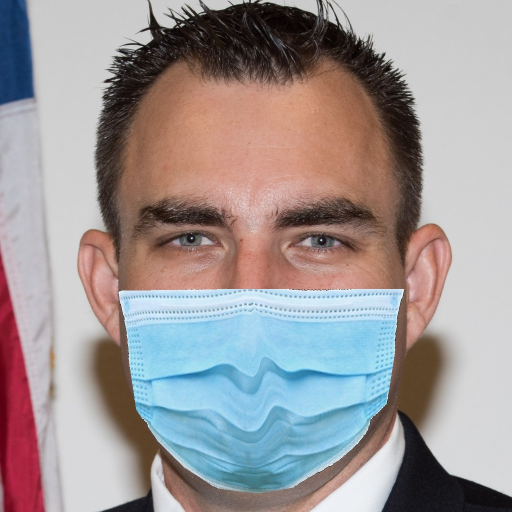
#> input picture 00204_Mask.jpg, 1024 x 1024 px (shown at 1/2 size)
$ jupyter execute --allow-errors face_detection.ipynb
#> lines starting #> are read from the running program, lines starting #| are printed output that depends on the picture
# Face Detection and Feature Visualization
## Excercise 3.

### OpenCV 및 Detector 정보 파싱하기

[cell 1]
"""
*Uncomment if running on colab*
Set Runtime -> Change runtime type -> Under Hardware Accelerator select GPU in Google Colab
"""
# !git clone https://github.com/hoihoic/OpenCV_face_detection_exercise.git
# !mv OpenCV_face_detection_exercise/* ./

import cv2
import time
import xml.etree.ElementTree as ET
from google.colab.patches import cv2_imshow

xml_path = r'./haarcascade_frontalface_alt.xml'
image_path = r'./00204_Mask.jpg'

# Parsing xml for face detector
tree = ET.parse(xml_path)
#> (reads haarcascade_frontalface_alt.xml from the repository)
root = tree.getroot()

haarcascade = []
feat_list = []

### 얼굴 검출 및 관심 영역 추출

[cell 2]
# Load an image
image = cv2.imread(image_path)
#> image is the input picture: shape (1024, 1024, 3); mean B, G, R 151.3, 150.5, 158

# Create and Load the detector
face_cascade = cv2.CascadeClassifier()
face_cascade.load(xml_path)

# Convert RGB to gray for input
image_gray = cv2.cvtColor(image, cv2.COLOR_BGR2GRAY)
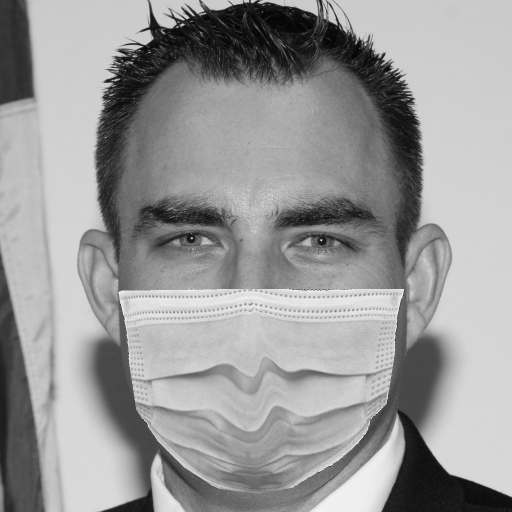
#> image_gray: shape (1024, 1024) (shown at 1/2 size); min 1, max 255, mean 152.8
faces = face_cascade.detectMultiScale(image_gray, scaleFactor=1.02)
#> faces = [[140, 193, 736, 736]]
x, y, w, h = faces[0]
#> x = 140; y = 193; w = 736; h = 736
image_copy = cv2.rectangle(image, (x, y), (x+w, y+h), (255, 0, 0), 3)
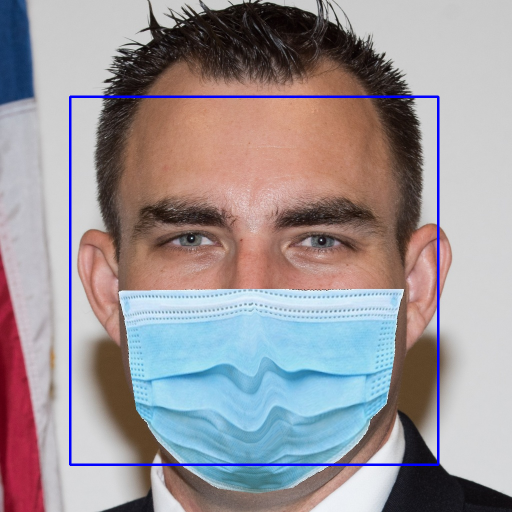
#> image_copy: shape (1024, 1024, 3) (shown at 1/2 size); mean B, G, R 152.6, 148.2, 155.5
#cv2.imshow("face_detected", image_copy)
cv2_imshow(image_copy)
image = image[y:y+h, x:x+w, :]
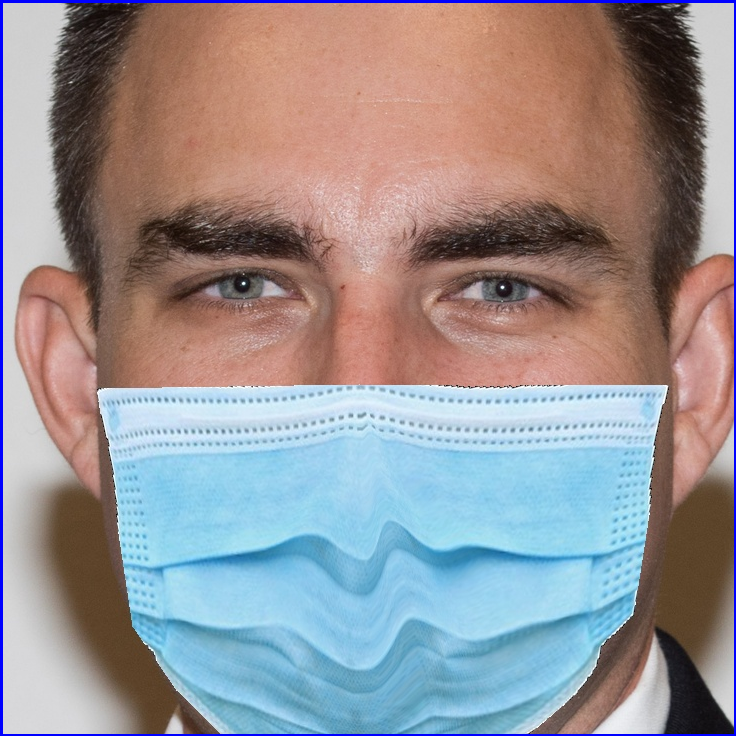
#> image: shape (736, 736, 3); mean B, G, R 149.2, 146.2, 151.6

w_f = int(root.findall('.//width')[0].text)
h_f = int(root.findall('.//height')[0].text)

h_ratio, w_ratio = h / h_f, w / w_f
#> h_ratio = 36.8; w_ratio = 36.8

### Weak classifier 정보 추출

[cell 3]
# Get rectangle information from xml tree
for rects in root.iter('rects'):
    feat_dict = {'rect': [], 'val': []}
    for i in rects.iter('_'):
        vals = i.text.split(" ")
        x = int(vals[10])
        y = int(vals[11])
        w = int(vals[12])
        h = int(vals[13])
        v = float(vals[14])

        feat_dict['rect'] += [[x, y, w, h]]
        feat_dict['val'] += [v]

    feat_list += [feat_dict]
#> after the loop, feat_list = 2135 items
